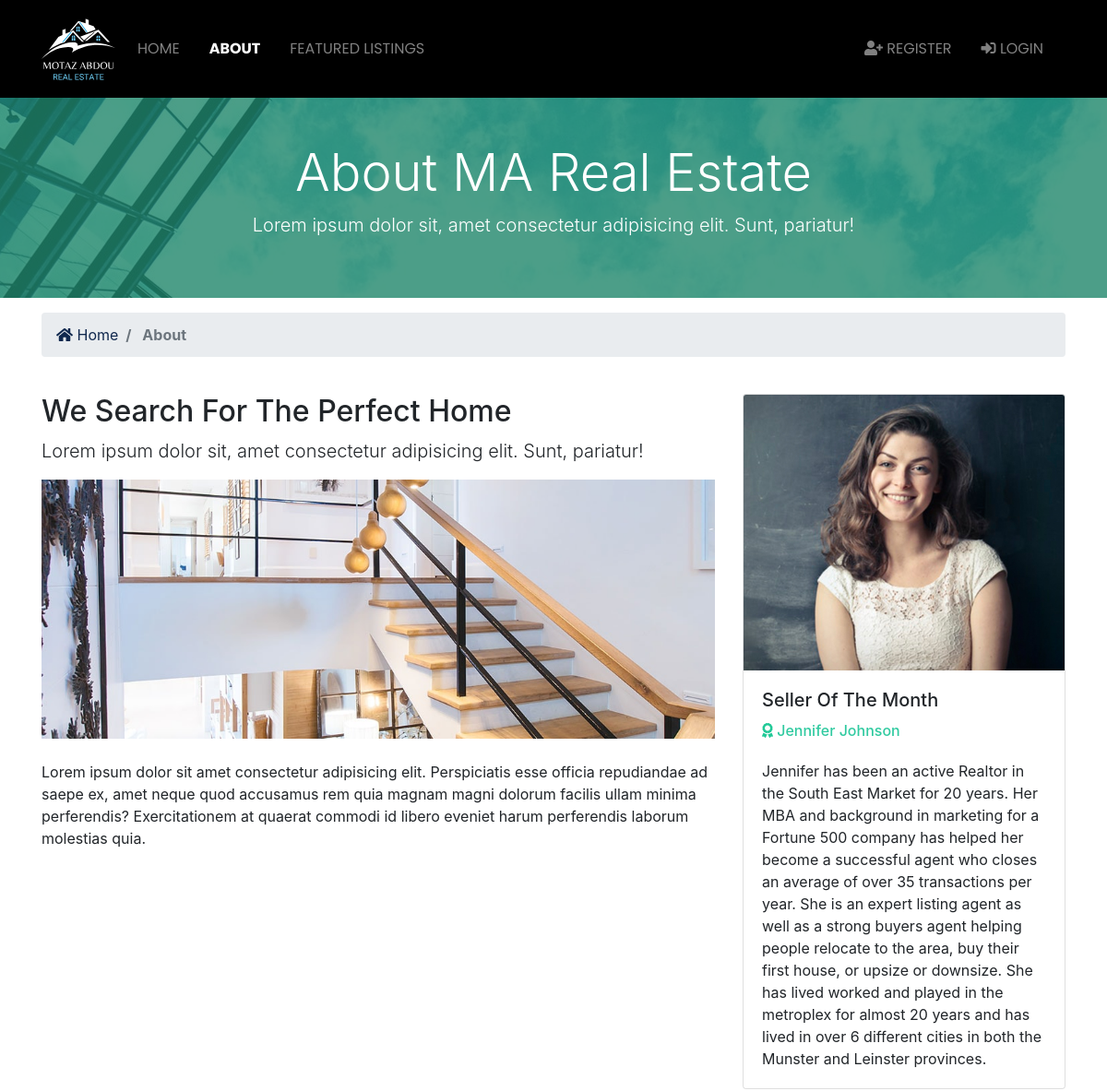
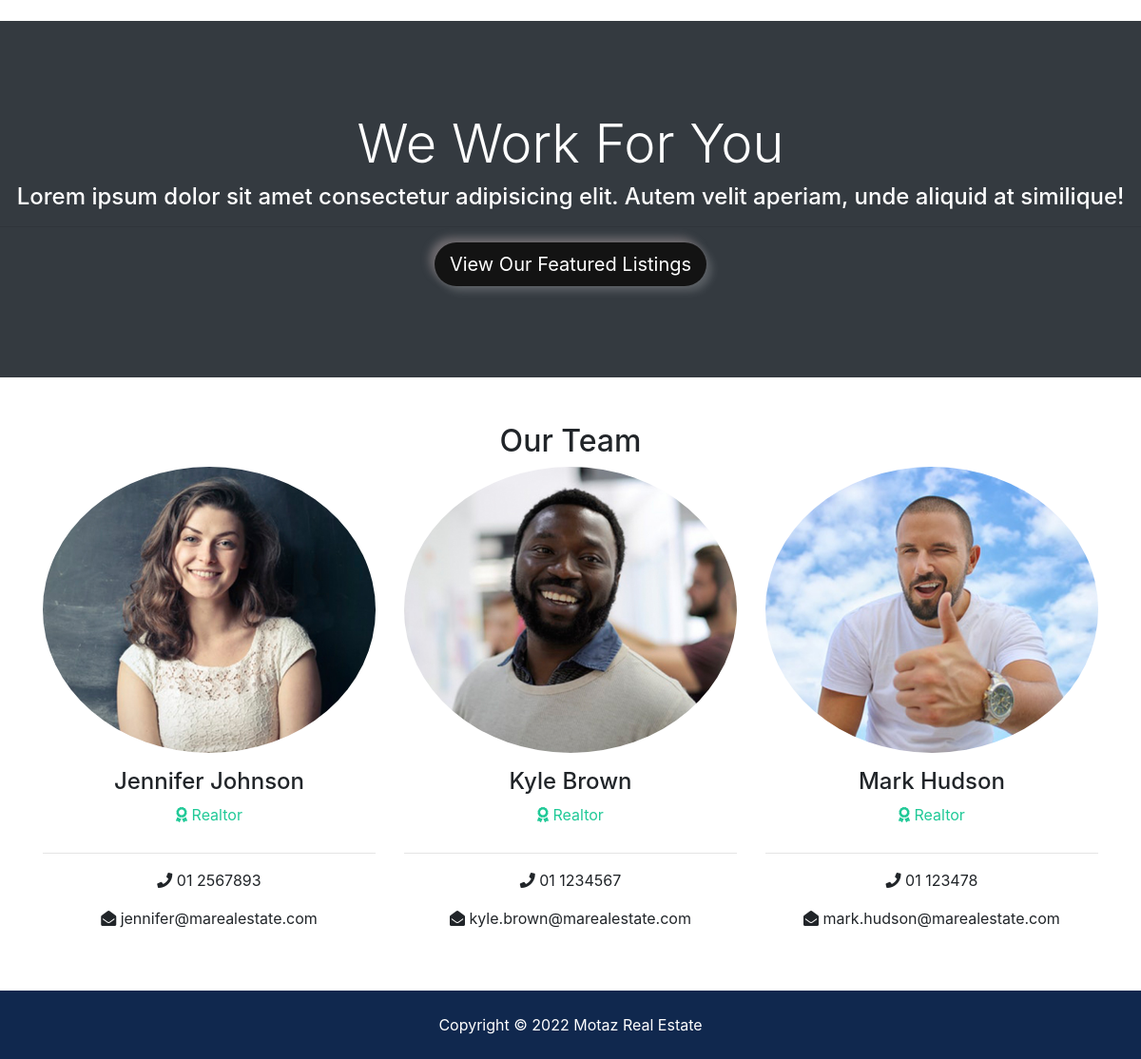
The page /about/ on the database its author committed (2 pictures, top to bottom).
### realtors/models.py (models this page shows, shortened)
class Realtor(models.Model):
    name = models.CharField(max_length=200)
    photo = models.ImageField(upload_to='photos/%Y/%m/%d/')
    description = models.TextField(blank=True)
    phone = models.CharField(max_length=20)
    email = models.CharField(max_length=50)
    is_mvp = models.BooleanField(default=False)
    hire_date = models.DateTimeField(default=datetime.now, blank=True)

### pages/views.py (the view)
# urls.py: path('about/', views.about, name='about'),
def about(request):
    realtors = Realtor.objects.order_by('-hire_date')
    mvp_realtors = Realtor.objects.all().filter(is_mvp=True)
    context = {
        'realtors': realtors,
        'mvp_realtors': mvp_realtors
    }
    return render(request, 'pages/about.html', context)

### templates/pages/about.html (shortened to what this page needs)
{% extends 'base.html' %}
{% load static %}
{% block content %}
<section id="showcase-inner" class="py-5 text-white">
    <div class="container">
      <div class="row text-center">
        <div class="col-md-12">
          <h1 class="display-4">About MA Real Estate</h1>
          <p class="lead">Lorem ipsum dolor sit, amet consectetur adipisicing elit. Sunt, pariatur!</p>
        </div>
      </div>
    </div>
  </section>
  <section id="bc" class="mt-3">
    <div class="container">
      <nav aria-label="breadcrumb">
        <ol class="breadcrumb">
          <li class="breadcrumb-item">
            <a href="{% url 'index' %}">
              <i class="fas fa-home"></i> Home</a>
          </li>
          <li class="breadcrumb-item active"> About</li>
        </ol>
      </nav>
    </div>
  </section>
  <section id="about" class="py-4">
    <div class="container">
      <div class="row">
        <div class="col-md-8">
          <h2>We Search For The Perfect Home</h2>
          <p class="lead">Lorem ipsum dolor sit, amet consectetur adipisicing elit. Sunt, pariatur!</p>
          <img src="{% static 'img/about.jpg' %}" alt="">
          <p class="mt-4">Lorem ipsum dolor sit amet consectetur adipisicing elit. Perspiciatis esse officia repudiandae ad saepe ex, amet
            neque quod accusamus rem quia magnam magni dolorum facilis ullam minima perferendis? Exercitationem at quaerat
            commodi id libero eveniet harum perferendis laborum molestias quia.</p>
        </div>
        <div class="col-md-4">
          {% if mvp_realtors %}
            {% for mvp in mvp_realtors %}
              <div class="card">
                <img class="card-img-top" src="{{ mvp.photo.url }}" alt="Seller of the month">
                <div class="card-body">
                  <h5 class="card-title">Seller Of The Month</h5>
                  <h6 class="text-secondary"><i class="fas fa-award text-success mb-3"></i> {{ mvp.name }}</h6>
                  <p class="card-text">{{ mvp.description }}</p>
                </div>
              </div>
            {% endfor %}
          {% endif %}
        </div>
      </div>
    </div>
  </section>
  <section id="work" class="bg-dark text-white text-center">
    <h2 class="display-4">We Work For You</h2>
    <h4>Lorem ipsum dolor sit amet consectetur adipisicing elit. Autem velit aperiam, unde aliquid at similique!</h4>
    <hr>
    <a href="listings.html" class="btn btn-secondary text-white btn-lg">View Our Featured Listings</a>
  </section>
  <section id="team" class="py-5">
    <div class="container">
      <h2 class="text-center">Our Team</h2>
      <div class="row text-center">
        {% if realtors %}
          {% for realtor in realtors %}
            <div class="col-md-4">
              <img src="{{ realtor.photo.url }}" alt="realtor image" class="rounded-circle mb-3">
              <h4>{{ realtor.name }}</h4>
              <p class="text-success">
                <i class="fas fa-award text-success mb-3"></i> Realtor</p>
              <hr>
              <p>
                <i class="fas fa-phone"></i> {{ realtor.phone }}</p>
              <p>
                <i class="fas fa-envelope-open"></i> {{ realtor.email }}</p>
            </div>
          {% endfor %}
        {% else %}
            <div class="col-md-12">
              <p>No realtors in database</p>
            </div>
        {% endif %}
      </div>
    </div>
  </section>
{% endblock %}

### motaz_realestate/static/css/all.css (style rules this page uses)
.fa, .fas, .far, .fal, .fab { -moz-osx-font-smoothing: grayscale; -webkit-font-smoothing: antialiased; display: inline-block; font-style: normal; font-variant: normal; text-rendering: auto; line-height: 1; }
.fa-award:before { content: "\f559"; }
.fa-envelope-open:before { content: "\f2b6"; }
.fa-home:before { content: "\f015"; }
.fa-phone:before { content: "\f095"; }
.fa, .fas { font-family: 'Font Awesome 5 Free'; font-weight: 900; }

### motaz_realestate/static/css/style.css (style rules this page uses)
.btn-secondary { color: #fff !important; position: relative; border-radius: 50rem; background-color: #131313; border: none; box-shadow: 5px 5px 10px rgb(255 255 255 / 20%), -5px -5px 10px rgb(204 186 186 / 40%); transition: background-color .15s ease-in-out, border .15s ease-in-out, box-shadow .15s ease-in-out, color .15s ease-in-out }
img { width: 100%; }
.active { font-weight: bold !important; }
#showcase-inner { background: url(../img/building.jpg); background-repeat: no-repeat; background-position: top center; background-attachment: fixed/cover; position: relative; overflow: hidden; min-height: 200px; }
#showcase-inner::before { content: ''; position: absolute; top: 0; left: 0; min-height: 100%; width: 100%; background: rgba(32, 134, 107, 0.8); }
#work { padding: 6rem 0; }

### rows shown on the page
Realtor: photo (picture), name "Jennifer Johnson", description "Jennifer has been an active Realtor in the South East Market for 20 years. Her MBA and background in marketing for a Fortune 500 company has helped her become a successful agent who closes an average of over 35 transactions per year. She is an expert listing agent as well as a strong buyers agent helping people relocate to the area, buy their first house, or upsize or downsize. She has lived worked and played in the metroplex for almost 20 years and has lived in over 6 different cities in both the Munster and Leinster provinces.", phone "01 2567893", email "jennifer@marealestate.com"
Realtor: photo (picture), name "Kyle Brown", phone "01 1234567", email "kyle.brown@marealestate.com"
Realtor: photo (picture), name "Mark Hudson", phone "01 123478", email "mark.hudson@marealestate.com"
